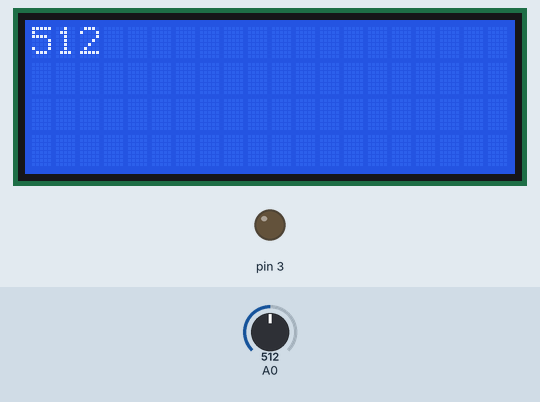
This sketch was run on a simulated Arduino Uno, built with avr-gcc and run on an emulated ATmega328P. Shown: 20×4 character LCD, output pins drawn as LEDs (lit = HIGH). Inputs (shaded band) come from the test bench; at power-on: A0 = 512.

Above: at 1.2 s.
1.3 s: A0 set to 716
At 2.4 s:
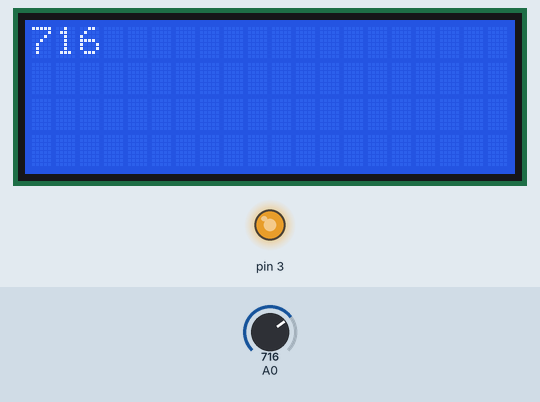
2.9 s: A0 set to 900
At 4.2 s:
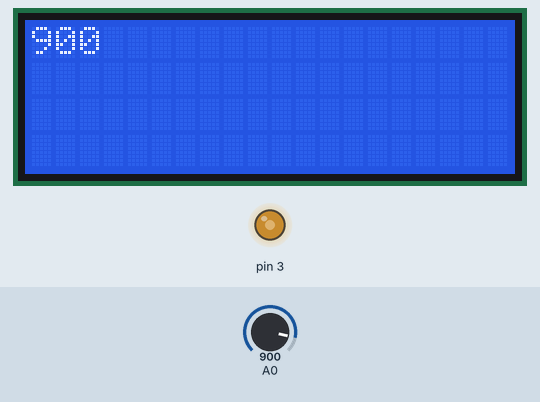
4.5 s: A0 set to 306
At 5.3 s:
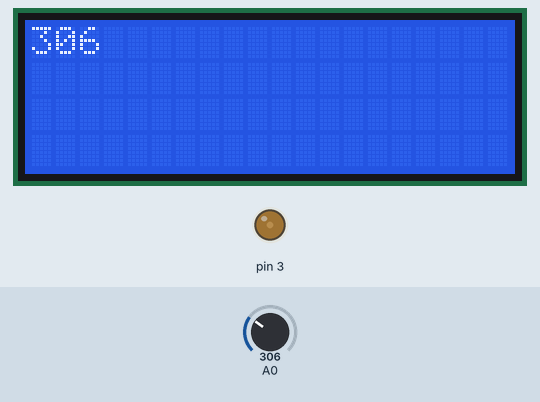
6.1 s: A0 set to 122
At 7.3 s:
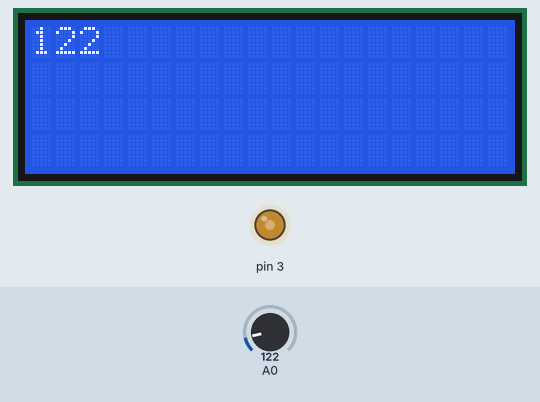
Timing chart, 0 to 8.7 s (numbered marks = the images above; inputs shaded):
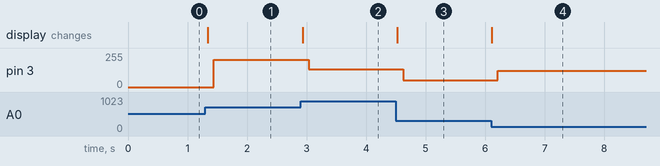

The sketch:

nano_servo_tester.ino
```cpp
#include <LiquidCrystal_I2C.h>


LiquidCrystal_I2C lcd(0x27, 20, 4);

int pwm;

void setup() {
  // put your setup code here, to run once:

  lcd.init();
  lcd.backlight();
  lcd.setCursor(0, 0);
  pinMode(3, OUTPUT);
}

void loop() {

  pwm = analogRead(A0);
  lcd.clear();
  lcd.print(pwm);
  delay(100);
  analogWrite(3, pwm);

  // put your main code here, to run repeatedly:

}
```

Measured:
- after the input at 1.3 s, pin 3: 0/255 → 204/255 after 0.14 s; the display: changes at once (image 1)
- after the input at 2.9 s, pin 3: 204/255 → 132/255 after 0.13 s; the display: changes at once (image 2)
- after the input at 4.5 s, pin 3: 132/255 → 50/255 after 0.12 s; the display: changes at once (image 3)
- after the input at 6.1 s, pin 3: 50/255 → 122/255 after 0.11 s; the display: changes at once (image 4)
